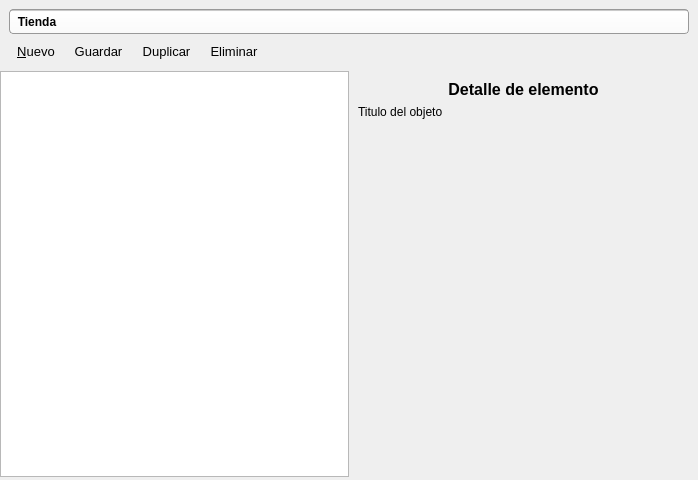
<?xml version="1.0" encoding="UTF-8"?>
<ui version="4.0">
 <class>Masul</class>
 <widget class="QDialog" name="Masul">
  <property name="geometry">
   <rect>
    <x>0</x>
    <y>0</y>
    <width>698</width>
    <height>480</height>
   </rect>
  </property>
  <property name="windowTitle">
   <string>Control administrativo</string>
  </property>
  <property name="windowIcon">
   <iconset resource="../../icons.qrc">
    <normaloff>:/actions/images/actions/color_18/window.png</normaloff>:/actions/images/actions/color_18/window.png</iconset>
  </property>
  <layout class="QVBoxLayout" name="verticalLayout_3">
   <property name="spacing">
    <number>0</number>
   </property>
   <property name="leftMargin">
    <number>0</number>
   </property>
   <property name="topMargin">
    <number>0</number>
   </property>
   <property name="rightMargin">
    <number>0</number>
   </property>
   <property name="bottomMargin">
    <number>3</number>
   </property>
   <item>
    <widget class="QWidget" name="topModule" native="true">
     <property name="sizePolicy">
      <sizepolicy hsizetype="Preferred" vsizetype="Fixed">
       <horstretch>0</horstretch>
       <verstretch>0</verstretch>
      </sizepolicy>
     </property>
     <property name="styleSheet">
      <string notr="true">#topModule{padding:10px}</string>
     </property>
     <layout class="QVBoxLayout" name="verticalLayout_9">
      <item>
       <layout class="QHBoxLayout" name="_2">
        <item>
         <widget class="QFrame" name="fBuscar_6">
          <property name="sizePolicy">
           <sizepolicy hsizetype="Preferred" vsizetype="Fixed">
            <horstretch>0</horstretch>
            <verstretch>0</verstretch>
           </sizepolicy>
          </property>
          <property name="styleSheet">
           <string notr="true">.QFrame{background-color: qlineargradient(spread:pad, x1:0, y1:0, x2:0, y2:1, stop:0 rgba(150, 150, 150, 255), stop:0.084833 rgba(255, 255, 255, 255), stop:1 rgba(250, 250, 250, 255));padding:0px; border-radius:4px;border:1px solid #999}
QToolButton, QLineEdit{background:transparent; border:0px; padding:3px}</string>
          </property>
          <property name="frameShape">
           <enum>QFrame::StyledPanel</enum>
          </property>
          <property name="frameShadow">
           <enum>QFrame::Raised</enum>
          </property>
          <layout class="QHBoxLayout" name="horizontalLayout_51">
           <property name="spacing">
            <number>0</number>
           </property>
           <property name="leftMargin">
            <number>0</number>
           </property>
           <property name="topMargin">
            <number>0</number>
           </property>
           <property name="bottomMargin">
            <number>0</number>
           </property>
           <item>
            <widget class="QToolButton" name="tbHome">
             <property name="sizePolicy">
              <sizepolicy hsizetype="Preferred" vsizetype="Preferred">
               <horstretch>0</horstretch>
               <verstretch>0</verstretch>
              </sizepolicy>
             </property>
             <property name="font">
              <font>
               <weight>75</weight>
               <bold>true</bold>
              </font>
             </property>
             <property name="text">
              <string>Tienda</string>
             </property>
             <property name="icon">
              <iconset resource="../../icons.qrc">
               <normaloff>:/actions/images/actions/color_18/home.png</normaloff>:/actions/images/actions/color_18/home.png</iconset>
             </property>
             <property name="iconSize">
              <size>
               <width>18</width>
               <height>18</height>
              </size>
             </property>
             <property name="shortcut">
              <string>Home</string>
             </property>
             <property name="toolButtonStyle">
              <enum>Qt::ToolButtonIconOnly</enum>
             </property>
            </widget>
           </item>
           <item>
            <widget class="QLabel" name="leTitulo">
             <property name="font">
              <font>
               <weight>75</weight>
               <bold>true</bold>
              </font>
             </property>
             <property name="text">
              <string/>
             </property>
            </widget>
           </item>
           <item>
            <widget class="QLineEdit" name="lineEdit"/>
           </item>
          </layout>
         </widget>
        </item>
       </layout>
      </item>
      <item>
       <layout class="QHBoxLayout" name="horizontalLayout_52">
        <property name="spacing">
         <number>3</number>
        </property>
        <item>
         <widget class="QToolButton" name="tbLimpiar">
          <property name="sizePolicy">
           <sizepolicy hsizetype="Preferred" vsizetype="Fixed">
            <horstretch>0</horstretch>
            <verstretch>0</verstretch>
           </sizepolicy>
          </property>
          <property name="font">
           <font>
            <pointsize>10</pointsize>
           </font>
          </property>
          <property name="toolTip">
           <string>Nuevo producto</string>
          </property>
          <property name="text">
           <string>&amp;Nuevo</string>
          </property>
          <property name="icon">
           <iconset resource="../../icons.qrc">
            <normaloff>:/actions/images/actions/black_18/add.png</normaloff>:/actions/images/actions/black_18/add.png</iconset>
          </property>
          <property name="iconSize">
           <size>
            <width>18</width>
            <height>18</height>
           </size>
          </property>
          <property name="shortcut">
           <string>Ctrl+N</string>
          </property>
          <property name="toolButtonStyle">
           <enum>Qt::ToolButtonTextBesideIcon</enum>
          </property>
          <property name="autoRaise">
           <bool>true</bool>
          </property>
         </widget>
        </item>
        <item>
         <widget class="QToolButton" name="tbModif">
          <property name="sizePolicy">
           <sizepolicy hsizetype="Preferred" vsizetype="Fixed">
            <horstretch>0</horstretch>
            <verstretch>0</verstretch>
           </sizepolicy>
          </property>
          <property name="font">
           <font>
            <pointsize>10</pointsize>
           </font>
          </property>
          <property name="toolTip">
           <string>Guardar</string>
          </property>
          <property name="text">
           <string>Guardar</string>
          </property>
          <property name="icon">
           <iconset resource="../../icons.qrc">
            <normaloff>:/actions/images/actions/black_18/diskette.png</normaloff>:/actions/images/actions/black_18/diskette.png</iconset>
          </property>
          <property name="iconSize">
           <size>
            <width>18</width>
            <height>18</height>
           </size>
          </property>
          <property name="shortcut">
           <string>Ctrl+G</string>
          </property>
          <property name="toolButtonStyle">
           <enum>Qt::ToolButtonTextBesideIcon</enum>
          </property>
          <property name="autoRaise">
           <bool>true</bool>
          </property>
         </widget>
        </item>
        <item>
         <widget class="QToolButton" name="tbAgregar">
          <property name="sizePolicy">
           <sizepolicy hsizetype="Preferred" vsizetype="Fixed">
            <horstretch>0</horstretch>
            <verstretch>0</verstretch>
           </sizepolicy>
          </property>
          <property name="font">
           <font>
            <pointsize>10</pointsize>
           </font>
          </property>
          <property name="toolTip">
           <string>Restaurar</string>
          </property>
          <property name="text">
           <string>Duplicar</string>
          </property>
          <property name="icon">
           <iconset resource="../../icons.qrc">
            <normaloff>:/actions/images/actions/black_18/copy.png</normaloff>:/actions/images/actions/black_18/copy.png</iconset>
          </property>
          <property name="iconSize">
           <size>
            <width>18</width>
            <height>18</height>
           </size>
          </property>
          <property name="toolButtonStyle">
           <enum>Qt::ToolButtonTextBesideIcon</enum>
          </property>
          <property name="autoRaise">
           <bool>true</bool>
          </property>
         </widget>
        </item>
        <item>
         <widget class="QToolButton" name="tbEliminar">
          <property name="sizePolicy">
           <sizepolicy hsizetype="Fixed" vsizetype="Fixed">
            <horstretch>0</horstretch>
            <verstretch>0</verstretch>
           </sizepolicy>
          </property>
          <property name="font">
           <font>
            <pointsize>10</pointsize>
           </font>
          </property>
          <property name="text">
           <string>Eliminar</string>
          </property>
          <property name="icon">
           <iconset resource="../../icons.qrc">
            <normaloff>:/actions/images/actions/black_18/delete.png</normaloff>:/actions/images/actions/black_18/delete.png</iconset>
          </property>
          <property name="toolButtonStyle">
           <enum>Qt::ToolButtonTextBesideIcon</enum>
          </property>
          <property name="autoRaise">
           <bool>true</bool>
          </property>
         </widget>
        </item>
        <item>
         <spacer name="horizontalSpacer_19">
          <property name="orientation">
           <enum>Qt::Horizontal</enum>
          </property>
          <property name="sizeHint" stdset="0">
           <size>
            <width>0</width>
            <height>0</height>
           </size>
          </property>
         </spacer>
        </item>
       </layout>
      </item>
     </layout>
    </widget>
   </item>
   <item>
    <layout class="QHBoxLayout" name="horizontalLayout">
     <property name="spacing">
      <number>0</number>
     </property>
     <item>
      <widget class="QTableView" name="tvTabla">
       <property name="editTriggers">
        <set>QAbstractItemView::NoEditTriggers</set>
       </property>
       <property name="alternatingRowColors">
        <bool>true</bool>
       </property>
       <property name="selectionBehavior">
        <enum>QAbstractItemView::SelectRows</enum>
       </property>
       <property name="gridStyle">
        <enum>Qt::DashLine</enum>
       </property>
       <property name="sortingEnabled">
        <bool>true</bool>
       </property>
       <attribute name="verticalHeaderVisible">
        <bool>false</bool>
       </attribute>
      </widget>
     </item>
     <item>
      <widget class="QSplitter" name="splitter">
       <property name="orientation">
        <enum>Qt::Horizontal</enum>
       </property>
       <widget class="QFrame" name="fDatos">
        <layout class="QVBoxLayout" name="verticalLayout_2">
         <item>
          <widget class="QLabel" name="lblDatos">
           <property name="sizePolicy">
            <sizepolicy hsizetype="Preferred" vsizetype="Fixed">
             <horstretch>0</horstretch>
             <verstretch>0</verstretch>
            </sizepolicy>
           </property>
           <property name="font">
            <font>
             <pointsize>12</pointsize>
             <weight>75</weight>
             <bold>true</bold>
            </font>
           </property>
           <property name="text">
            <string>Detalle de elemento</string>
           </property>
           <property name="alignment">
            <set>Qt::AlignCenter</set>
           </property>
           <property name="wordWrap">
            <bool>true</bool>
           </property>
           <property name="margin">
            <number>4</number>
           </property>
          </widget>
         </item>
         <item>
          <layout class="QHBoxLayout" name="horizontalLayout_3">
           <item>
            <widget class="QLabel" name="lblInfo">
             <property name="text">
              <string>Titulo del objeto</string>
             </property>
             <property name="wordWrap">
              <bool>true</bool>
             </property>
             <property name="margin">
              <number>3</number>
             </property>
            </widget>
           </item>
           <item>
            <widget class="QLabel" name="lblLogo">
             <property name="sizePolicy">
              <sizepolicy hsizetype="Fixed" vsizetype="Preferred">
               <horstretch>0</horstretch>
               <verstretch>0</verstretch>
              </sizepolicy>
             </property>
             <property name="maximumSize">
              <size>
               <width>16777215</width>
               <height>64</height>
              </size>
             </property>
             <property name="text">
              <string/>
             </property>
             <property name="pixmap">
              <pixmap>../../../../../../../Users/usr/share/pyventa/images/png/64-box_open.png</pixmap>
             </property>
             <property name="alignment">
              <set>Qt::AlignRight|Qt::AlignTrailing|Qt::AlignVCenter</set>
             </property>
            </widget>
           </item>
          </layout>
         </item>
         <item>
          <widget class="QFrame" name="frame">
           <layout class="QVBoxLayout" name="verticalLayout_4">
            <property name="margin">
             <number>0</number>
            </property>
            <item>
             <widget class="QFrame" name="inDatos">
              <property name="sizePolicy">
               <sizepolicy hsizetype="Preferred" vsizetype="Expanding">
                <horstretch>0</horstretch>
                <verstretch>0</verstretch>
               </sizepolicy>
              </property>
              <layout class="QFormLayout" name="formLay">
               <property name="fieldGrowthPolicy">
                <enum>QFormLayout::AllNonFixedFieldsGrow</enum>
               </property>
              </layout>
             </widget>
            </item>
           </layout>
          </widget>
         </item>
         <item>
          <spacer name="horizontalSpacer">
           <property name="orientation">
            <enum>Qt::Vertical</enum>
           </property>
           <property name="sizeHint" stdset="0">
            <size>
             <width>20</width>
             <height>40</height>
            </size>
           </property>
          </spacer>
         </item>
        </layout>
       </widget>
      </widget>
     </item>
    </layout>
   </item>
  </layout>
 </widget>
 <resources>
  <include location="../../icons.qrc"/>
 </resources>
 <connections/>
</ui>
